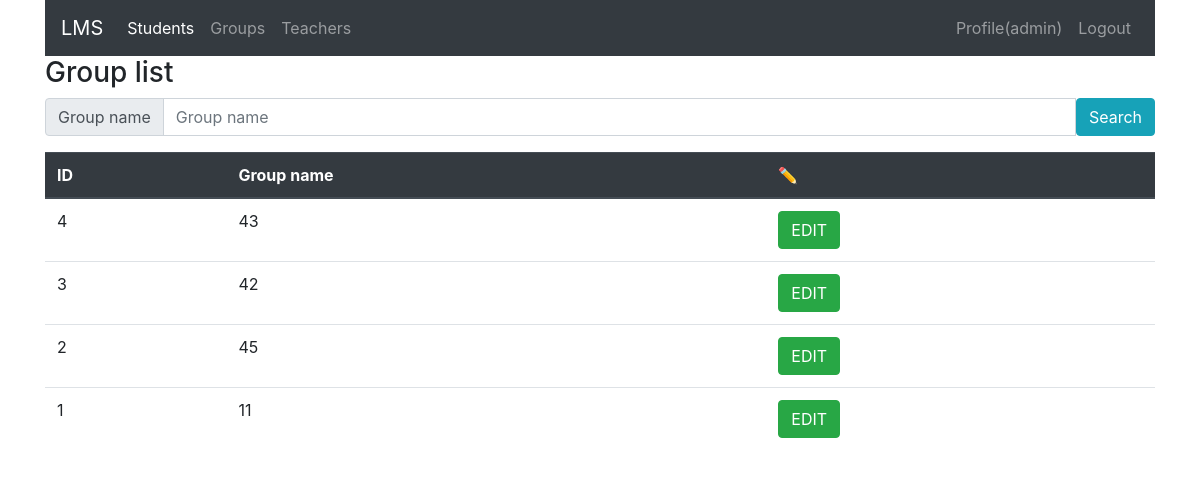
/group/ (signed in), run on the app's committed database.
### group/models.py (models this page shows, shortened)
class Group(models.Model):
    group_num = models.IntegerField(null=False, default=0)
    teachers = models.ForeignKey(to=Teacher, null=True, on_delete=models.SET_NULL, related_name='group')

### group/views.py (the view)
# urls.py: path('', GroupListView.as_view(), name='list'),
class GroupListView(LoginRequiredMixin, ListView):
    model = Group
    template_name = 'group_list.html'
    context_object_name = 'group_list'
    login_url = reverse_lazy('login')
    def get_queryset(self):
        request = self.request
        qs = super().get_queryset()
        qs = qs.order_by('-id')
        if request.GET.get('group_name'):
            qs = qs.filter(group_num=request.GET.get('group_name'))
        return qs
    def get_context_data(self, *, object_list=None, **kwargs):
        context = super().get_context_data(object_list=None, **kwargs)
        context['title'] = "Group list"
        return context

### group/templates/group_list.html (shortened to what this page needs)
{% extends 'base.html' %}
{%block content%}
<form>
        <div class="input-group mb-3">
          <div class="input-group-prepend">
            <span class="input-group-text" id="basic-addon1">Group name</span>
          </div>
          <input  name="group_name" type="text" class="form-control" placeholder="Group name" aria-label="firstname" aria-describedby="basic-addon1">
          <button type="submit" class="btn btn-info">Search</button>
        </div>
    </form>
{% include 'includes/group_table.html' %}
{%endblock%}

### templates/base.html (shortened to what this page needs)
<div class="container-xl">
    <!DOCTYPE html>
    <html lang="en">
    <head>
        <link rel="stylesheet" href="https://stackpath.bootstrapcdn.com/bootstrap/4.5.0/css/bootstrap.min.css"
>
    </head>
    <body>
    <nav class="navbar navbar-expand-lg navbar-dark bg-dark">
        <a class="navbar-brand" href="{% url 'index' %}">LMS</a>
        <div class="collapse navbar-collapse" id="navbarNav">
            <ul class="navbar-nav mr-auto">
                <li class="nav-item active">
                    <a class="nav-link" href="{% url 'students:list' %}"> Students </a>
                </li>
                <li class="nav-item">
                    <a class="nav-link" href="{% url 'group:list' %}"> Groups</a>
                </li>
                <li class="nav-item">
                    <a class="nav-link" href="{% url 'teacher:list' %}"> Teachers</a>
                </li>
            </ul>
            <ul class="navbar-nav">
                {% if user.is_authenticated %}
                <li class="nav-item">
                    <a class="nav-link" href="{% url 'profile' %}">Profile({{ user.username }})</a>
                </li>
                <li class="nav-item">
                    <a class="nav-link" href="{% url 'logout' %}">Logout</a>
                </li>
                {% endif %}
            </ul>
        </div>
    </nav>
    <h3>{{title}}</h3>
    {%block content %}
    {%endblock%}
</div>
</body>
</html>

### group/templates/includes/group_table.html
{% if group_list %}
    <table class="table table-hover">
        <thead class="thead-dark">
        <tr>
          <th>ID</th>
          <th>Group name</th>
            <th>✏</th>
        </tr>
        </thead>
        {% for group in group_list %}
            <tr>
              <td> {{ group.id }}</td>
              <td> {{ group.group_num }}</td>
              <td> <a href="{% url 'group:edit' group.id %}" class="btn btn-success">EDIT</a></td>
            </tr>
        {% endfor %}
    </table>
{% else %}
    <p>Sorry, list is empty</p>
{% endif %}

### data on the page
Group: id "4", group_num "43"
Group: id "3", group_num "42"
Group: id "2", group_num "45"
Group: id "1", group_num "11"

### other printed values
{{ user.username }} "admin"
{{ title }} "Group list"
